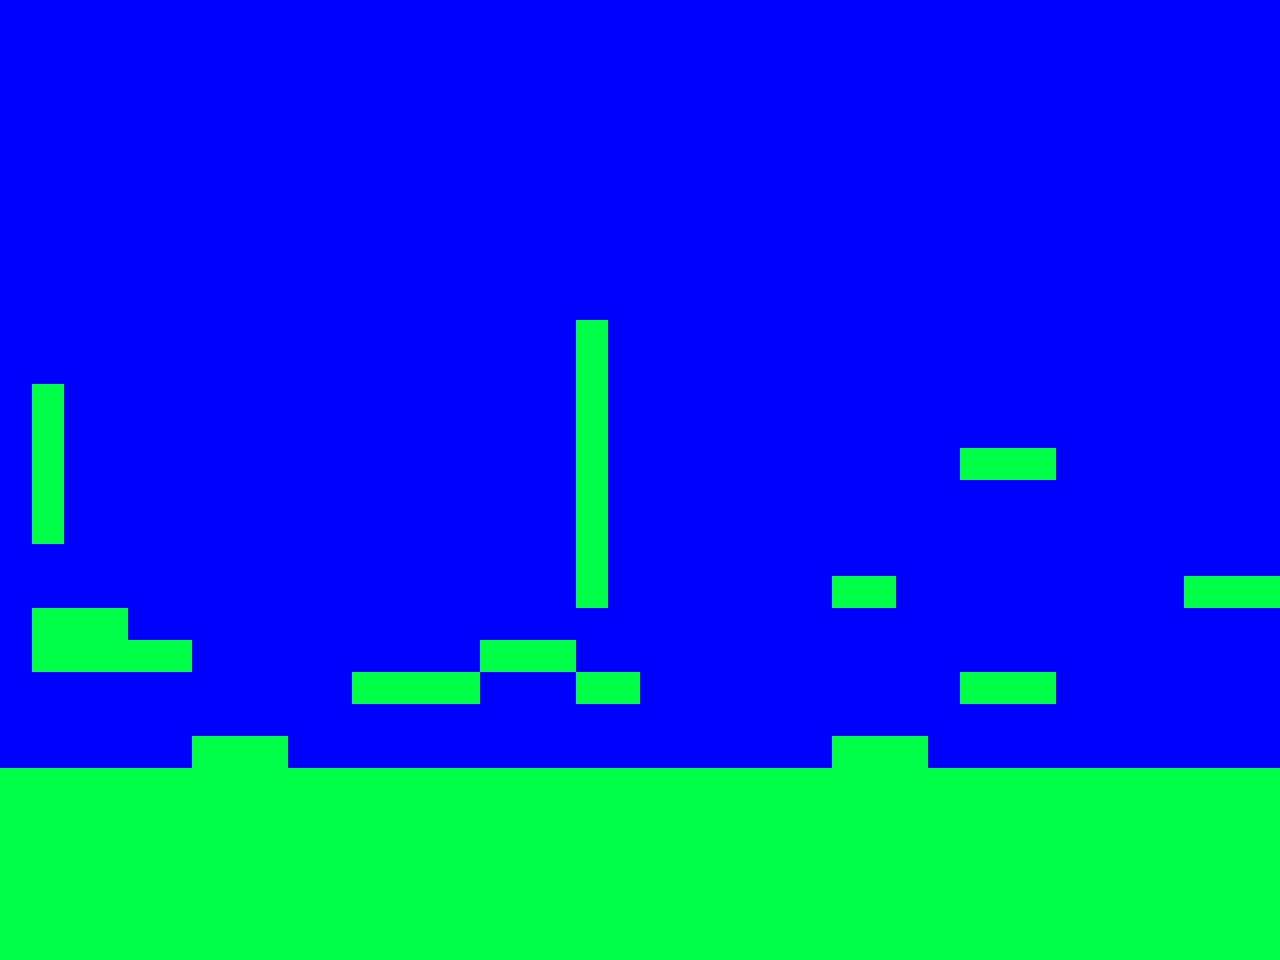

This game map was drawn from its Tiled (.tmx) file and the tilesets committed beside it. A one-line description and the full map source follow:
An orthogonal 40x30 tile map with 32x32 px tiles, 2 tile layers (Background, Foreground) and 4 objects (2x enemy, player).

<map version="1.0" tiledversion="1.1.2" orientation="orthogonal" renderorder="right-down" width="40" height="30" tilewidth="32" tileheight="32" infinite="0" nextobjectid="22">
 <tileset firstgid="1" name="default_tileset" tilewidth="32" tileheight="32" tilecount="2" columns="2">
  <image source="tilesets/map_textures.png" width="64" height="32" />
  <tile id="0">
   <objectgroup draworder="index">
    <object id="1" x="1.09091" y="0.909091" width="29.8182" height="30.1818" />
   </objectgroup>
  </tile>
 </tileset>
 <layer name="Background" width="40" height="30">
  <data encoding="csv">
2,2,2,2,2,2,2,2,2,2,2,2,2,2,2,2,2,2,2,2,2,2,2,2,2,2,2,2,2,2,2,2,2,2,2,2,2,2,2,2,
2,2,2,2,2,2,2,2,2,2,2,2,2,2,2,2,2,2,2,2,2,2,2,2,2,2,2,2,2,2,2,2,2,2,2,2,2,2,2,2,
2,2,2,2,2,2,2,2,2,2,2,2,2,2,2,2,2,2,2,2,2,2,2,2,2,2,2,2,2,2,2,2,2,2,2,2,2,2,2,2,
2,2,2,2,2,2,2,2,2,2,2,2,2,2,2,2,2,2,2,2,2,2,2,2,2,2,2,2,2,2,2,2,2,2,2,2,2,2,2,2,
2,2,2,2,2,2,2,2,2,2,2,2,2,2,2,2,2,2,2,2,2,2,2,2,2,2,2,2,2,2,2,2,2,2,2,2,2,2,2,2,
2,2,2,2,2,2,2,2,2,2,2,2,2,2,2,2,2,2,2,2,2,2,2,2,2,2,2,2,2,2,2,2,2,2,2,2,2,2,2,2,
2,2,2,2,2,2,2,2,2,2,2,2,2,2,2,2,2,2,2,2,2,2,2,2,2,2,2,2,2,2,2,2,2,2,2,2,2,2,2,2,
2,2,2,2,2,2,2,2,2,2,2,2,2,2,2,2,2,2,2,2,2,2,2,2,2,2,2,2,2,2,2,2,2,2,2,2,2,2,2,2,
2,2,2,2,2,2,2,2,2,2,2,2,2,2,2,2,2,2,2,2,2,2,2,2,2,2,2,2,2,2,2,2,2,2,2,2,2,2,2,2,
2,2,2,2,2,2,2,2,2,2,2,2,2,2,2,2,2,2,2,2,2,2,2,2,2,2,2,2,2,2,2,2,2,2,2,2,2,2,2,2,
2,2,2,2,2,2,2,2,2,2,2,2,2,2,2,2,2,2,2,2,2,2,2,2,2,2,2,2,2,2,2,2,2,2,2,2,2,2,2,2,
2,2,2,2,2,2,2,2,2,2,2,2,2,2,2,2,2,2,2,2,2,2,2,2,2,2,2,2,2,2,2,2,2,2,2,2,2,2,2,2,
2,2,2,2,2,2,2,2,2,2,2,2,2,2,2,2,2,2,2,2,2,2,2,2,2,2,2,2,2,2,2,2,2,2,2,2,2,2,2,2,
2,2,2,2,2,2,2,2,2,2,2,2,2,2,2,2,2,2,2,2,2,2,2,2,2,2,2,2,2,2,2,2,2,2,2,2,2,2,2,2,
2,2,2,2,2,2,2,2,2,2,2,2,2,2,2,2,2,2,2,2,2,2,2,2,2,2,2,2,2,2,2,2,2,2,2,2,2,2,2,2,
2,2,2,2,2,2,2,2,2,2,2,2,2,2,2,2,2,2,2,2,2,2,2,2,2,2,2,2,2,2,2,2,2,2,2,2,2,2,2,2,
2,2,2,2,2,2,2,2,2,2,2,2,2,2,2,2,2,2,2,2,2,2,2,2,2,2,2,2,2,2,2,2,2,2,2,2,2,2,2,2,
2,2,2,2,2,2,2,2,2,2,2,2,2,2,2,2,2,2,2,2,2,2,2,2,2,2,2,2,2,2,2,2,2,2,2,2,2,2,2,2,
2,2,2,2,2,2,2,2,2,2,2,2,2,2,2,2,2,2,2,2,2,2,2,2,2,2,2,2,2,2,2,2,2,2,2,2,2,2,2,2,
2,2,2,2,2,2,2,2,2,2,2,2,2,2,2,2,2,2,2,2,2,2,2,2,2,2,2,2,2,2,2,2,2,2,2,2,2,2,2,2,
2,2,2,2,2,2,2,2,2,2,2,2,2,2,2,2,2,2,2,2,2,2,2,2,2,2,2,2,2,2,2,2,2,2,2,2,2,2,2,2,
2,2,2,2,2,2,2,2,2,2,2,2,2,2,2,2,2,2,2,2,2,2,2,2,2,2,2,2,2,2,2,2,2,2,2,2,2,2,2,2,
2,2,2,2,2,2,2,2,2,2,2,2,2,2,2,2,2,2,2,2,2,2,2,2,2,2,2,2,2,2,2,2,2,2,2,2,2,2,2,2,
2,2,2,2,2,2,2,2,2,2,2,2,2,2,2,2,2,2,2,2,2,2,2,2,2,2,2,2,2,2,2,2,2,2,2,2,2,2,2,2,
2,2,2,2,2,2,2,2,2,2,2,2,2,2,2,2,2,2,2,2,2,2,2,2,2,2,2,2,2,2,2,2,2,2,2,2,2,2,2,2,
2,2,2,2,2,2,2,2,2,2,2,2,2,2,2,2,2,2,2,2,2,2,2,2,2,2,2,2,2,2,2,2,2,2,2,2,2,2,2,2,
2,2,2,2,2,2,2,2,2,2,2,2,2,2,2,2,2,2,2,2,2,2,2,2,2,2,2,2,2,2,2,2,2,2,2,2,2,2,2,2,
2,2,2,2,2,2,2,2,2,2,2,2,2,2,2,2,2,2,2,2,2,2,2,2,2,2,2,2,2,2,2,2,2,2,2,2,2,2,2,2,
2,2,2,2,2,2,2,2,2,2,2,2,2,2,2,2,2,2,2,2,2,2,2,2,2,2,2,2,2,2,2,2,2,2,2,2,2,2,2,2,
2,2,2,2,2,2,2,2,2,2,2,2,2,2,2,2,2,2,2,2,2,2,2,2,2,2,2,2,2,2,2,2,2,2,2,2,2,2,2,2
</data>
 </layer>
 <layer name="Foreground" width="40" height="30">
  <data encoding="csv">
0,0,0,0,0,0,0,0,0,0,0,0,0,0,0,0,0,0,0,0,0,0,0,0,0,0,0,0,0,0,0,0,0,0,0,0,0,0,0,0,
0,0,0,0,0,0,0,0,0,0,0,0,0,0,0,0,0,0,0,0,0,0,0,0,0,0,0,0,0,0,0,0,0,0,0,0,0,0,0,0,
0,0,0,0,0,0,0,0,0,0,0,0,0,0,0,0,0,0,0,0,0,0,0,0,0,0,0,0,0,0,0,0,0,0,0,0,0,0,0,0,
0,0,0,0,0,0,0,0,0,0,0,0,0,0,0,0,0,0,0,0,0,0,0,0,0,0,0,0,0,0,0,0,0,0,0,0,0,0,0,0,
0,0,0,0,0,0,0,0,0,0,0,0,0,0,0,0,0,0,0,0,0,0,0,0,0,0,0,0,0,0,0,0,0,0,0,0,0,0,0,0,
0,0,0,0,0,0,0,0,0,0,0,0,0,0,0,0,0,0,0,0,0,0,0,0,0,0,0,0,0,0,0,0,0,0,0,0,0,0,0,0,
0,0,0,0,0,0,0,0,0,0,0,0,0,0,0,0,0,0,0,0,0,0,0,0,0,0,0,0,0,0,0,0,0,0,0,0,0,0,0,0,
0,0,0,0,0,0,0,0,0,0,0,0,0,0,0,0,0,0,0,0,0,0,0,0,0,0,0,0,0,0,0,0,0,0,0,0,0,0,0,0,
0,0,0,0,0,0,0,0,0,0,0,0,0,0,0,0,0,0,0,0,0,0,0,0,0,0,0,0,0,0,0,0,0,0,0,0,0,0,0,0,
0,0,0,0,0,0,0,0,0,0,0,0,0,0,0,0,0,0,0,0,0,0,0,0,0,0,0,0,0,0,0,0,0,0,0,0,0,0,0,0,
0,0,0,0,0,0,0,0,0,0,0,0,0,0,0,0,0,0,1,0,0,0,0,0,0,0,0,0,0,0,0,0,0,0,0,0,0,0,0,0,
0,0,0,0,0,0,0,0,0,0,0,0,0,0,0,0,0,0,1,0,0,0,0,0,0,0,0,0,0,0,0,0,0,0,0,0,0,0,0,0,
0,1,0,0,0,0,0,0,0,0,0,0,0,0,0,0,0,0,1,0,0,0,0,0,0,0,0,0,0,0,0,0,0,0,0,0,0,0,0,0,
0,1,0,0,0,0,0,0,0,0,0,0,0,0,0,0,0,0,1,0,0,0,0,0,0,0,0,0,0,0,0,0,0,0,0,0,0,0,0,0,
0,1,0,0,0,0,0,0,0,0,0,0,0,0,0,0,0,0,1,0,0,0,0,0,0,0,0,0,0,0,1,1,1,0,0,0,0,0,0,0,
0,1,0,0,0,0,0,0,0,0,0,0,0,0,0,0,0,0,1,0,0,0,0,0,0,0,0,0,0,0,0,0,0,0,0,0,0,0,0,0,
0,1,0,0,0,0,0,0,0,0,0,0,0,0,0,0,0,0,1,0,0,0,0,0,0,0,0,0,0,0,0,0,0,0,0,0,0,0,0,0,
0,0,0,0,0,0,0,0,0,0,0,0,0,0,0,0,0,0,1,0,0,0,0,0,0,0,0,0,0,0,0,0,0,0,0,0,0,0,0,0,
0,0,0,0,0,0,0,0,0,0,0,0,0,0,0,0,0,0,1,0,0,0,0,0,0,0,1,1,0,0,0,0,0,0,0,0,0,1,1,1,
0,1,1,1,0,0,0,0,0,0,0,0,0,0,0,0,0,0,0,0,0,0,0,0,0,0,0,0,0,0,0,0,0,0,0,0,0,0,0,0,
0,1,1,1,1,1,0,0,0,0,0,0,0,0,0,1,1,1,0,0,0,0,0,0,0,0,0,0,0,0,0,0,0,0,0,0,0,0,0,0,
0,0,0,0,0,0,0,0,0,0,0,1,1,1,1,0,0,0,1,1,0,0,0,0,0,0,0,0,0,0,1,1,1,0,0,0,0,0,0,0,
0,0,0,0,0,0,0,0,0,0,0,0,0,0,0,0,0,0,0,0,0,0,0,0,0,0,0,0,0,0,0,0,0,0,0,0,0,0,0,0,
0,0,0,0,0,0,1,1,1,0,0,0,0,0,0,0,0,0,0,0,0,0,0,0,0,0,1,1,1,0,0,0,0,0,0,0,0,0,0,0,
1,1,1,1,1,1,1,1,1,1,1,1,1,1,1,1,1,1,1,1,1,1,1,1,1,1,1,1,1,1,1,1,1,1,1,1,1,1,1,1,
1,1,1,1,1,1,1,1,1,1,1,1,1,1,1,1,1,1,1,1,1,1,1,1,1,1,1,1,1,1,1,1,1,1,1,1,1,1,1,1,
1,1,1,1,1,1,1,1,1,1,1,1,1,1,1,1,1,1,1,1,1,1,1,1,1,1,1,1,1,1,1,1,1,1,1,1,1,1,1,1,
1,1,1,1,1,1,1,1,1,1,1,1,1,1,1,1,1,1,1,1,1,1,1,1,1,1,1,1,1,1,1,1,1,1,1,1,1,1,1,1,
1,1,1,1,1,1,1,1,1,1,1,1,1,1,1,1,1,1,1,1,1,1,1,1,1,1,1,1,1,1,1,1,1,1,1,1,1,1,1,1,
1,1,1,1,1,1,1,1,1,1,1,1,1,1,1,1,1,1,1,1,1,1,1,1,1,1,1,1,1,1,1,1,1,1,1,1,1,1,1,1
</data>
 </layer>
 <objectgroup name="Enemies">
  <object id="15" name="enemy_1" type="enemy" x="519.333" y="553.333">
   <point />
  </object>
  <object id="16" name="enemy_2" type="enemy" x="115" y="371">
   <point />
  </object>
 </objectgroup>
 <objectgroup name="Allies">
  <object id="18" name="Player" type="player" x="370" y="281">
   <point />
  </object>
 </objectgroup>
</map>
